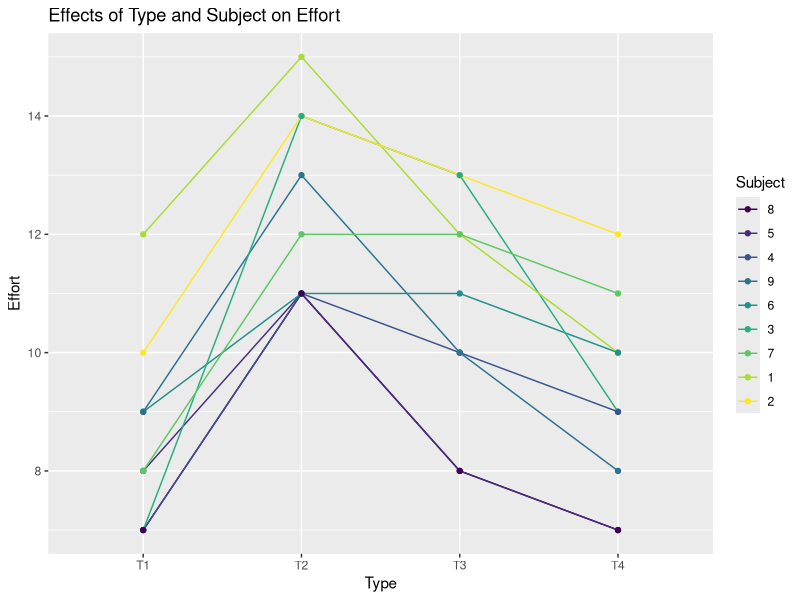
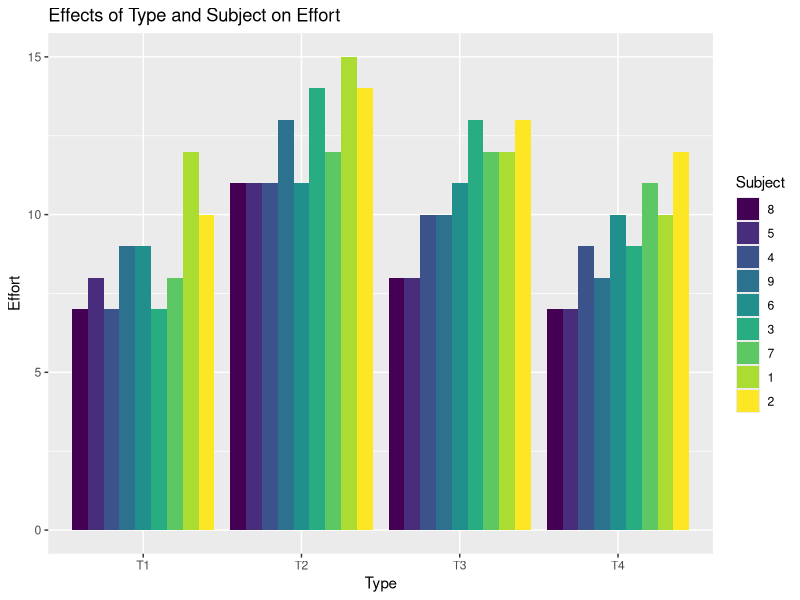

These figures' R source, in order:
## ---- chunk 1
library(nlme)
?ergoStool
head(ergoStool)

## ---- chunk 2
#install.packages("emmeans", dependencies = TRUE)

## ---- chunk 3

library(ggplot2)

line_chart <- ggplot(data = ergoStool, aes(x = Type, y = effort, group = Subject, color = Subject)) +
  geom_line() +
  geom_point() +
  labs(title = "Effects of Type and Subject on Effort",
       x = "Type",
       y = "Effort",
       color = "Subject")

print(line_chart)

## ---- chunk 4

bar_chart <- ggplot(data = ergoStool, aes(x = Type, y = effort, fill = Subject)) +
  geom_bar(stat = "identity", position = "dodge") +
  labs(title = "Effects of Type and Subject on Effort",
       x = "Type",
       y = "Effort",
       fill = "Subject")


print(bar_chart)
## ---- chunk 5

model <- lm(effort ~ factor(Type) + factor(Subject), data = ergoStool)


summary(model)
## ---- chunk 6

library(emmeans)
modle_type <- emmeans(model, ~ Type)
pairs <- contrast(modle_type, method = "revpairwise", simple = "each",
reference = "T1")
summary(pairs)

## ---- chunk 7
confint(pairs, method = "simultaneous", level = 0.95, adjust = "tukey")
## ---- chunk 8
model_d <- lme(effort ~ Type, random = ~1 | Subject, data = ergoStool)
summary(model_d)
## ---- chunk 9
model_d <- lme(effort ~ Type, random = ~1 | Subject, data = ergoStool, method = 'ML')
model_e <- lme(effort ~ 1, random = ~1 | Subject, data = ergoStool, method = 'ML')


anova(model_d, model_e)

## ---- chunk 10


intervals(model_d)
